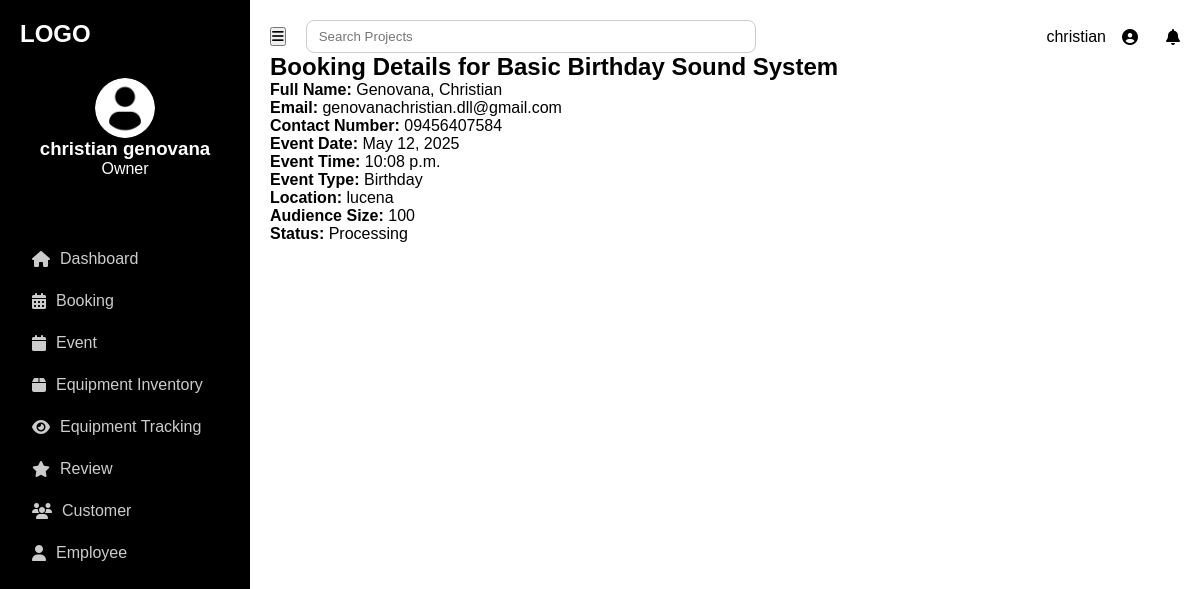
The app's page /accounts/booking/24/ (signed in), older data.
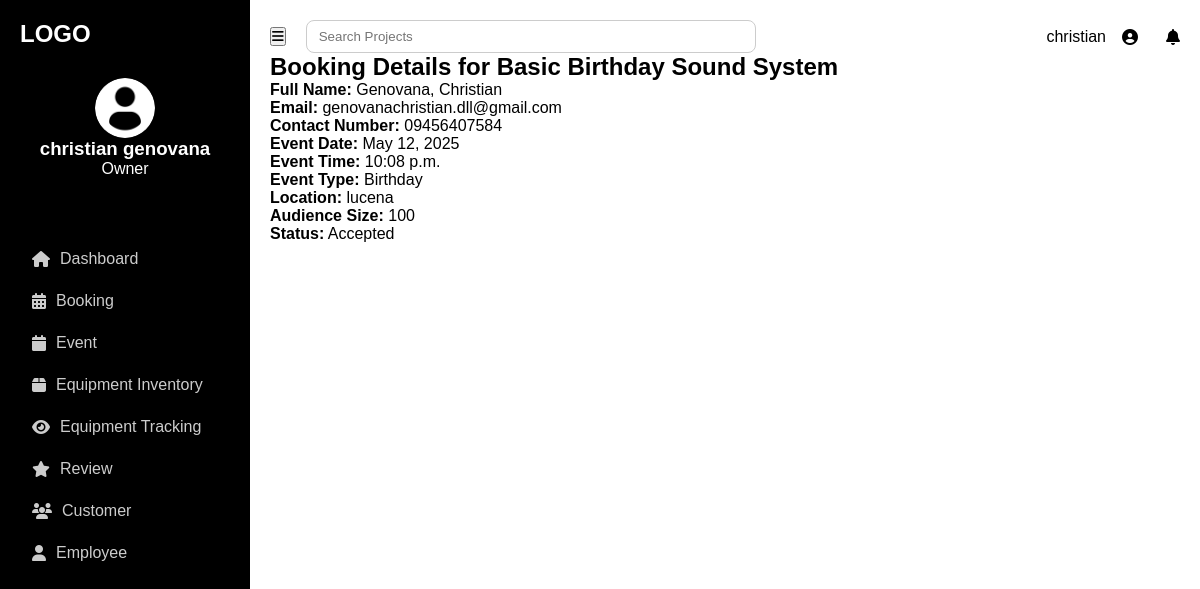
The same page, newer data.
### accounts/models.py (models this page shows, shortened)
class Booking(models.Model):
    user = models.ForeignKey(User, on_delete=models.CASCADE)
    package = models.ForeignKey('ServicePackage', on_delete=models.CASCADE)
    full_name = models.CharField(max_length=100)
    email = models.EmailField()
    contact_number = models.CharField(max_length=20)
    event_date = models.DateField()
    event_time = models.TimeField()
    event_type = models.CharField(max_length=100)
    location = models.CharField(max_length=255)
    audience_size = models.IntegerField()
    status = models.CharField(max_length=50, default='Processing')
    price = models.CharField(max_length=20)  # Added price
    created_at = models.DateTimeField(auto_now_add=True, null=True)  # ✅ Add this here
    created_at = models.DateTimeField(default=timezone.now)

class ServicePackage(models.Model):
    title = models.CharField(max_length=100)
    description = models.TextField()
    price = models.CharField(max_length=20)

### accounts/views.py (the view)
# urls.py: path('booking/<int:booking_id>/', views.view_booking, name='view_booking'),
@login_required
def view_booking(request, booking_id):
    booking = get_object_or_404(Booking, id=booking_id)
    return render(request, 'client/view_booking.html', {'booking': booking})

### accounts/templates/client/view_booking.html (shortened to what this page needs)
{% extends 'client-base.html' %}
{% block content %}
<h2>Booking Details for {{ booking.package.title }}</h2>
<p><strong>Full Name:</strong> {{ booking.full_name }}</p>
<p><strong>Email:</strong> {{ booking.email }}</p>
<p><strong>Contact Number:</strong> {{ booking.contact_number }}</p>
<p><strong>Event Date:</strong> {{ booking.event_date }}</p>
<p><strong>Event Time:</strong> {{ booking.event_time }}</p>
<p><strong>Event Type:</strong> {{ booking.event_type }}</p>
<p><strong>Location:</strong> {{ booking.location }}</p>
<p><strong>Audience Size:</strong> {{ booking.audience_size }}</p>
<p><strong>Status:</strong> {{ booking.status }}</p>
{% endblock %}

Row changes from the older to the newer data that the page shows:
changed Booking "Genovana, Christian": status "Processing" → "Accepted"
